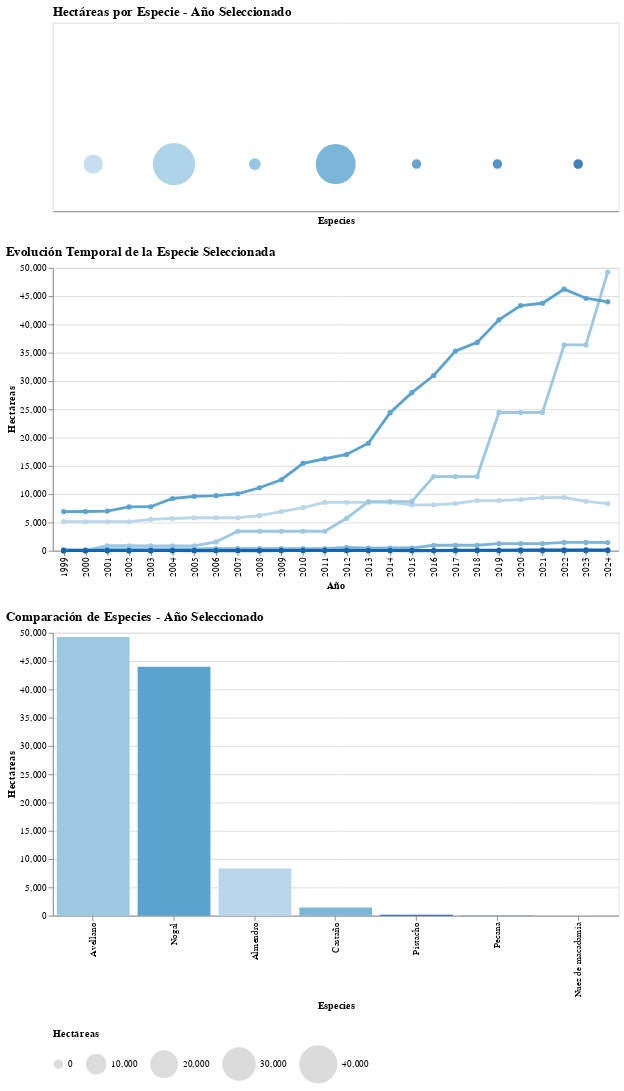

The cell this chart's notebook holds for it:
### Code cell
import altair as alt
import pandas as pd
import numpy as np

# ---------- A) Cargar CSV (robusto) ----------
fname = "pistacholargo.csv"   # cambia si tu archivo tiene otro nombre o ruta
try:
    df = pd.read_csv(fname, sep=';')   # tu CSV usa ; como separador
except Exception as e:
    raise RuntimeError(f"Error leyendo {fname}: {e}")

# ---------- B) Inspección rápida (imprime para debug) ----------
print("Columnas originales:", df.columns.tolist())
print("Primeras filas (raw):")
print(df.head().to_string(index=False))

# ---------- C) Normalizar nombres de columnas ----------
df.columns = df.columns.str.strip().str.lower().str.replace('ñ', 'n')
print("Columnas normalizadas:", df.columns.tolist())

# ---------- D) Validaciones básicas ----------
required = ['especie']
for r in required:
    if r not in df.columns:
        raise KeyError(f"No se encontró la columna obligatoria '{r}'. Columnas disponibles: {df.columns.tolist()}")

# Detectar columna del año (variantes posibles)
year_col = None
for c in df.columns:
    if 'ano' in c or 'año' in c or 'year' in c or c.strip() == 'a':
        year_col = c
        break
if year_col is None:
    raise KeyError(f"No pude detectar la columna del año. Columnas: {df.columns.tolist()}")
print("Columna detectada como año:", year_col)

# Detectar columna de hectareas (variantes)
hect_col = None
for c in df.columns:
    if 'hect' in c or 'ha' == c or 'hectareas' in c:
        hect_col = c
        break
if hect_col is None:
    # Si no la detecta, intenta usar la segunda columna distinta a especie/año
    candidates = [c for c in df.columns if c not in [year_col, 'especie']]
    if candidates:
        hect_col = candidates[0]
    else:
        raise KeyError(f"No pude detectar la columna de hectareas. Columnas: {df.columns.tolist()}")
print("Columna detectada como hectareas:", hect_col)

# ---------- E) Normalizar tipos y renombrar a campos esperados ----------
df = df.rename(columns={year_col: 'ano', hect_col: 'hectareas'})

# Quitar filas vacías en las columnas clave
df = df.dropna(subset=['especie', 'ano', 'hectareas'])

# Convertir tipos (con manejo de errores)
df['ano'] = pd.to_numeric(df['ano'], errors='coerce').astype('Int64')
df['hectareas'] = pd.to_numeric(df['hectareas'], errors='coerce')

# Eliminar filas con valores no convertibles
bad = df[df['ano'].isna() | df['hectareas'].isna()]
if not bad.empty:
    print("Advertencia: se eliminarán filas con año/hectareas inválidos:")
    print(bad.to_string(index=False))
    df = df.dropna(subset=['ano', 'hectareas'])

# Forzar ano a int (normalizamos a Python int para Altair)
df['ano'] = df['ano'].astype(int)
df['hectareas'] = df['hectareas'].astype(float)

print("Primeras filas (limpias):")
print(df.head().to_string(index=False))

# ---------- F) Crear ID por especie (orden estable) ----------
especies = sorted(df['especie'].unique())
print(f"Número de especies detectadas: {len(especies)}")
id_map = {esp: i for i, esp in enumerate(especies)}
df['id'] = df['especie'].map(id_map)

# ---------- G) Preparar datos para el gráfico de burbujas ----------
# Crear posiciones para las especies (en línea horizontal)
especies_ordenadas = sorted(df['especie'].unique())
posiciones_x = {esp: i for i, esp in enumerate(especies_ordenadas)}
df['x_pos'] = df['especie'].map(posiciones_x)

# ---------- H) Renombrar para consistencia ----------
data = df.rename(columns={'ano': 'time', 'hectareas': 'value'})

# ---------- I) Crear gráficos ----------
# Selector de especie
species_selector = alt.selection_point(fields=['id'])

# Selector de año - usando un slider
year_slider = alt.binding_range(
    name='Selecciona el año:',
    min=int(data['time'].min()),
    max=int(data['time'].max()),
    step=1
)
year_selection = alt.param(value=int(data['time'].max()), bind=year_slider)

# Color condicional
color = alt.condition(
    species_selector,
    alt.Color('id:O', legend=None),
    alt.value('lightgray')
)

# Gráfico de burbujas - para el año seleccionado
bubbles = alt.Chart(data).mark_circle(filled=True, opacity=0.8, size=200).encode(
    x=alt.X('x_pos:O', 
            axis=alt.Axis(title='Especies', labels=False, ticks=False),
            scale=alt.Scale(padding=0.5)),
    y=alt.value(150),  # Todas en la misma línea horizontal
    size=alt.Size('value:Q',
                 title='Hectáreas',
                 scale=alt.Scale(range=[100, 2000]),  # Ajustar según tus datos
                 legend=alt.Legend(orient='bottom')),
    color=color,
    tooltip=[
        'especie:N', 
        'time:O',
        alt.Tooltip('value:Q', title='Hectáreas', format=',.0f')
    ]
).properties(
    width=600,
    height=200,
    title='Hectáreas por Especie - Año Seleccionado'
).add_params(
    species_selector, year_selection
).transform_filter(
    alt.datum.time == year_selection  # Filtrar por el año seleccionado
)

# Gráfico de series temporales
line = alt.Chart(data).mark_line(point=True, strokeWidth=3).encode(
    x=alt.X('time:O', title='Año'),
    y=alt.Y('value:Q', title='Hectáreas', scale=alt.Scale(zero=False)),
    color=alt.Color('id:O', legend=None),
    tooltip=['especie:N','time:O','value:Q']
).transform_filter(
    species_selector
).properties(
    width=600,
    height=300,
    title='Evolución Temporal de la Especie Seleccionada'
)

# Gráfico de barras para comparar especies en el año seleccionado
bars = alt.Chart(data).mark_bar().encode(
    x=alt.X('especie:N', title='Especies', sort='-y'),
    y=alt.Y('value:Q', title='Hectáreas'),
    color=color,
    tooltip=['especie:N', alt.Tooltip('value:Q', title='Hectáreas', format=',.0f')]
).properties(
    width=600,
    height=300,
    title='Comparación de Especies - Año Seleccionado'
).add_params(
    species_selector, year_selection
).transform_filter(
    alt.datum.time == year_selection  # Filtrar por el año seleccionado
)

# Mostrar los gráficos en vertical
chart = alt.vconcat(
    bubbles,
    line,
    bars
).configure_title(fontSize=14, anchor='start')

chart

### Figure 1 — Vega-Lite specification as saved in the notebook (floating-point values rounded to 4 significant figures; data arrays with more than 128 entries replaced by an {"elided": "..."} marker saying what was removed)
{"config": {"view": {"continuousWidth": 300, "continuousHeight": 300}, "title": {"anchor": "start", "fontSize": 14}}, "vconcat": [{"mark": {"type": "circle", "filled": true, "opacity": 0.8, "size": 200}, "encoding": {"color": {"condition": {"param": "param_14", "field": "id", "legend": null, "type": "ordinal"}, "value": "lightgray"}, "size": {"field": "value", "legend": {"orient": "bottom"}, "scale": {"range": [100, 2000]}, "title": "Hectáreas", "type": "quantitative"}, "tooltip": [{"field": "especie", "type": "nominal"}, {"field": "time", "type": "ordinal"}, {"field": "value", "format": ",.0f", "title": "Hectáreas", "type": "quantitative"}], "x": {"axis": {"labels": false, "ticks": false, "title": "Especies"}, "field": "x_pos", "scale": {"padding": 0.5}, "type": "ordinal"}, "y": {"value": 150}}, "height": 200, "name": "view_12", "title": "Hectáreas por Especie - Año Seleccionado", "transform": [{"filter": "(datum.time === param_15)"}], "width": 600}, {"mark": {"type": "line", "point": true, "strokeWidth": 3}, "encoding": {"color": {"field": "id", "legend": null, "type": "ordinal"}, "tooltip": [{"field": "especie", "type": "nominal"}, {"field": "time", "type": "ordinal"}, {"field": "value", "type": "quantitative"}], "x": {"field": "time", "title": "Año", "type": "ordinal"}, "y": {"field": "value", "scale": {"zero": false}, "title": "Hectáreas", "type": "quantitative"}}, "height": 300, "title": "Evolución Temporal de la Especie Seleccionada", "transform": [{"filter": {"param": "param_14"}}], "width": 600}, {"mark": {"type": "bar"}, "encoding": {"color": {"condition": {"param": "param_14", "field": "id", "legend": null, "type": "ordinal"}, "value": "lightgray"}, "tooltip": [{"field": "especie", "type": "nominal"}, {"field": "value", "format": ",.0f", "title": "Hectáreas", "type": "quantitative"}], "x": {"field": "especie", "sort": "-y", "title": "Especies", "type": "nominal"}, "y": {"field": "value", "title": "Hectáreas", "type": "quantitative"}}, "height": 300, "name": "view_13", "title": "Comparación de Especies - Año Seleccionado", "transform": [{"filter": "(datum.time === param_15)"}], "width": 600}], "data": {"name": "data-5a2e70c5cf1b7481053c4b45100f1fc3"}, "params": [{"name": "param_14", "select": {"type": "point", "fields": ["id"]}, "views": ["view_12", "view_13"]}, {"name": "param_15", "bind": {"input": "range", "max": 2024, "min": 1999, "name": "Selecciona el año:", "step": 1}, "value": 2024}], "$schema": "https://vega.github.io/schema/vega-lite/v5.20.1.json", "datasets": {"data-5a2e70c5cf1b7481053c4b45100f1fc3": {"elided": "182 records"}}}
